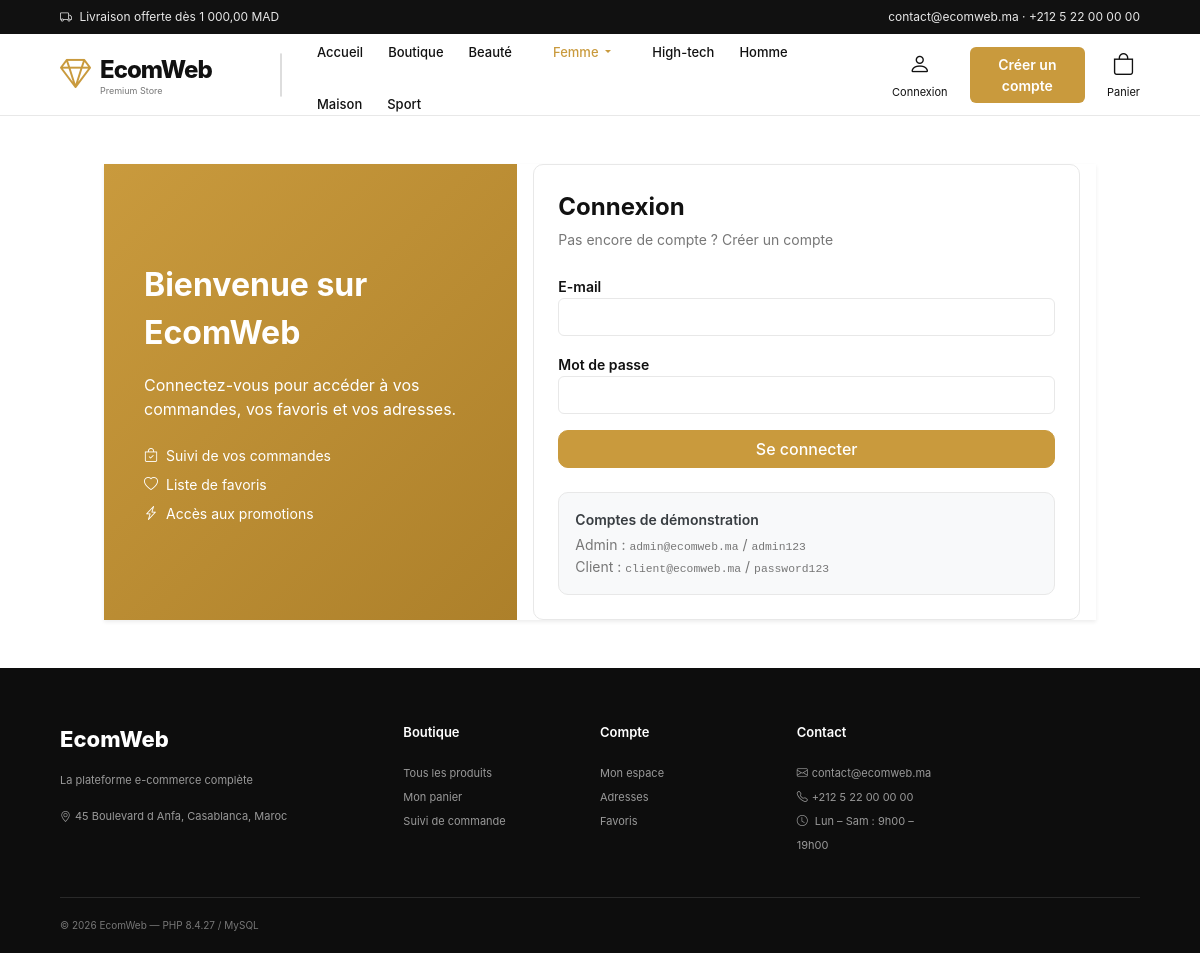
The app's page /ecommerce/ecom-projet-fend/ecom_web_platform/connexion with its own data.
### tables this page shows
CREATE TABLE IF NOT EXISTS categories (
  id          INT UNSIGNED NOT NULL AUTO_INCREMENT,
  name        VARCHAR(120) NOT NULL,
  description TEXT         NULL,
  image       VARCHAR(255) NULL,
  parent_id   INT UNSIGNED NULL,
  created_at  DATETIME     NOT NULL DEFAULT CURRENT_TIMESTAMP,
  updated_at  DATETIME     NOT NULL DEFAULT CURRENT_TIMESTAMP ON UPDATE CURRENT_TIMESTAMP,
  PRIMARY KEY (id),
  KEY idx_categories_parent (parent_id),
  CONSTRAINT fk_categories_parent FOREIGN KEY (parent_id)
    REFERENCES categories (id) ON DELETE SET NULL
);

### app/Views/layouts/main.php (the view, shortened to what the rows shown need)
<?php
$appName = $appName ?? config('app.name', 'EcomWeb');
?>
<!doctype html>
<html lang="fr">
<head>
    <link rel="stylesheet" href="https://cdn.jsdelivr.net/npm/bootstrap-icons@1.11.3/font/bootstrap-icons.min.css">
    <link href="<?= e(asset('assets/css/style.css')) ?>" rel="stylesheet">
</head>
<body>
<header class="header">
    <a class="logo" href="<?= e(url('/')) ?>">
        <div>
            <h1><?= e($appName) ?></h1>
        </div>
    </a>
    <nav class="nav">
        <a class="<?= is_active('/') ? 'active' : '' ?>" href="<?= e(url('/')) ?>">Accueil</a>
        <a class="<?= is_active('/boutique') ? 'active' : '' ?>" href="<?= e(url('/boutique')) ?>">Boutique</a>
        <?php foreach (($categories ?? []) as $category): ?>
            <?php if (!empty($category['children'])): ?>
                <div class="dropdown">
                    <a class="nav-link dropdown-toggle <?= is_active('/categorie/' . $category['id']) ? 'active' : '' ?>"
                       href="<?= e(url('/categorie/' . $category['id'])) ?>"
                       data-bs-toggle="dropdown" role="button">
                        <?= e($category['name']) ?>
                    </a>
                </div>
            <?php else: ?>
                <a class="<?= is_active('/categorie/' . $category['id']) ? 'active' : '' ?>" href="<?= e(url('/categorie/' . $category['id'])) ?>"><?= e($category['name']) ?></a>
            <?php endif; ?>
        <?php endforeach; ?>
    </nav>
</header>
<main>
    <?= $content ?>
</main>
</body>
</html>

### records on screen
categories: name "Beauté"
categories: name "Femme"
categories: name "High-tech"
categories: name "Homme"
categories: name "Maison"
categories: name "Sport"

### other values on screen
money($freeShipping ?? free_shipping_from()) "1 000,00 MAD"
$storeEmail "contact@ecomweb.ma"
$storePhone "+212 5 22 00 00 00"
$appName "EcomWeb"
config('app.name', 'EcomWeb') "EcomWeb"
config('app.tagline', '') "La plateforme e-commerce complète"
$storeAddress "45 Boulevard d Anfa, Casablanca, Maroc"
PHP_VERSION "8.4.27"
